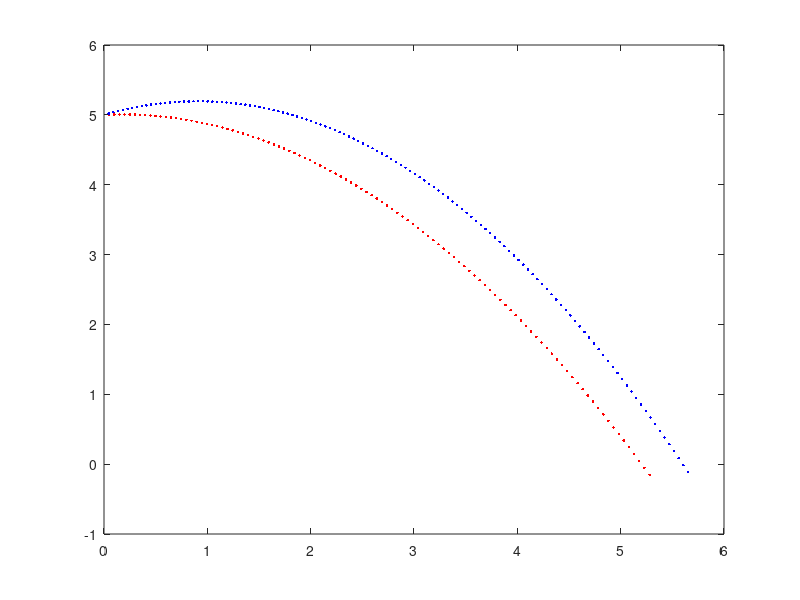

This figure's MATLAB source:


  theta = input('Enter an angle less than 90 degrees')
  u = input('Enter an initial trajectory speed')
  h = input('Enter a launch height')

  ax = 0
  ay = -9.81
  dt = 0.01
  n = 0

  x = 0
  y = h
  x_new = 0
  y_new = h
  s = 0
  s_total = 0
  vx = u*cosd(theta)
  vy = u*sind(theta)

  do
    vx = vx + ax*dt
    vy = vy + ay*dt
    x = x_new
    y = y_new
    x_new = x + vx*dt + 0.5*ax*(dt)^2
    y_new = y + vy*dt + 0.5*ay*(dt)^2
    s = sqrt(((x_new - x)^2)+((y_new - y)^2))
    s_total = s_total + s
    plot(x_new,y_new,'r')
    hold on
  until (y < 0)


  thetam = asind(1/sqrt(2+((2*9.81*h)/u^2)))


  x = 0
  y = h
  x_new = 0
  y_new = h
  s = 0
  sm_total = 0
  vx = u*cosd(thetam)
  vy = u*sind(thetam)

  do
    vx = vx + ax*dt
    vy = vy + ay*dt
    x = x_new
    y = y_new
    x_new = x + vx*dt + 0.5*ax*(dt)^2
    y_new = y + vy*dt + 0.5*ay*(dt)^2
    s = sqrt(((x_new - x)^2)+((y_new - y)^2))
    sm_total = sm_total + s
    plot(x_new,y_new,'b')
    hold on
  until (y < 0)

  disp('total distance travelled is')
  disp(s_total)
  disp('total distance travelled when theta is maximised is')
  disp(sm_total)
